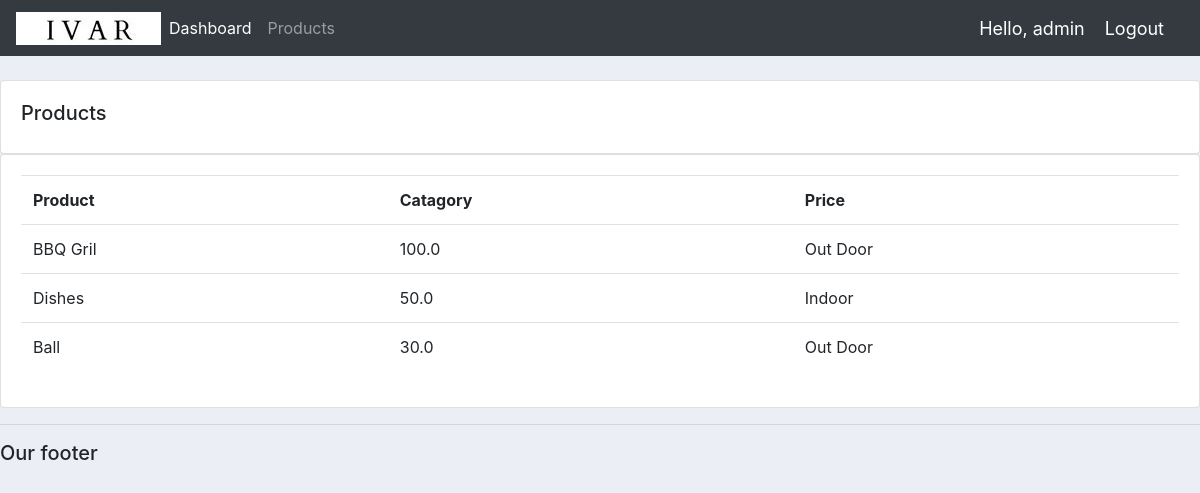
Screenshot of /products/ (signed in) with the database file from the repository.
### accounts/models.py (models this page shows, shortened)
class Product(models.Model):
    CATAGORY = (
        ('Indoor','Indoor'),
        ('Out Door', 'Out Door'),
    )
    name= models.CharField(max_length=200, null = True)
    price= models.FloatField(null = True)
    catagory= models.CharField(max_length=200, null = True, choices=CATAGORY)
    description= models.CharField(max_length=200, null = True, blank=True)
    date_created= models.DateTimeField(auto_now_add=True)
    tags = models.ManyToManyField(Tag)

### accounts/decorators.py (the view)
        def wrapper_func(request, *args, **kwargs):
            group = None
            if request.user.groups.exists():
                group = request.user.groups.all()[0].name
            if group in allowed_roles:
                return view_func(request, *args, **kwargs)
            else: return HttpResponse('You are not Autherized')

### accounts/views.py (called while the page is built)
@allowed_users(allowed_roles=['admin'])
@login_required(login_url='login')
def products(request):
    products = Product.objects.all()
    return render(request, 'accounts/products.html', {'products': products})

### accounts/templates/accounts/products.html
{% extends 'accounts/main.html' %}
{% block content %}
<br>
<div class="row">
    <div class="col-md">
        <div class="card card-body">
            <h5>Products</h5>
        </div>
        <div class="card card-body">
            <table class="table">
                <tr>
                    <th>Product</th>
                    <th>Catagory</th>
                    <th>Price</th>
                </tr>
                {% for i in products %}
                    <tr>
                        <td>{{i.name}}</td>
                        <td>{{i.price}}</td>
                        <td>{{i.catagory}}</td>
                    </tr>
                {% endfor %}
            </table>
        </div>
    </div>
</div>
{% endblock %}

### accounts/templates/accounts/navbar.html (shortened to what this page needs)
{% load static %}
<nav class="navbar navbar-expand-lg navbar-dark bg-dark">
    <img src="{% static 'images/ivar_logo.jpg' %}">
    <div class="collapse navbar-collapse" id="navbarNav">
        <ul class="navbar-nav">
            {% if request.user.is_staff %}
            <li class="nav-item active">
                <a class="nav-link" href="{% url 'home' %}">Dashboard</a>
            </li>
            <li class="nav-item">
                <a class="nav-link" href="{% url 'products' %}">Products</a>
            </li>
            {% else %}
            <li class="nav-item">
                <a class="nav-link" href="{% url 'account' %}">Settings</a>
            </li>
            {% endif %}
        </ul>
    </div>
    <span class="hello-msg">Hello, {{request.user}}</span>
    <span><a class="hello-msg" href="{% url 'logout' %}">Logout</a></span>
</nav>

### static/css/main.css (style rules this page uses)
body { background-color: #ebeff5; }

### accounts/templates/accounts/navbar.html (style rules this page uses)
.hello-msg { font-size: 18px; color: #fff; margin-right: 20px; }

### rows the page displays
Product: name "BBQ Gril", price "100.0", catagory "Out Door"
Product: name "Dishes", price "50.0", catagory "Indoor"
Product: name "Ball", price "30.0", catagory "Out Door"

### other values shown
{{ request.user }} "admin"
